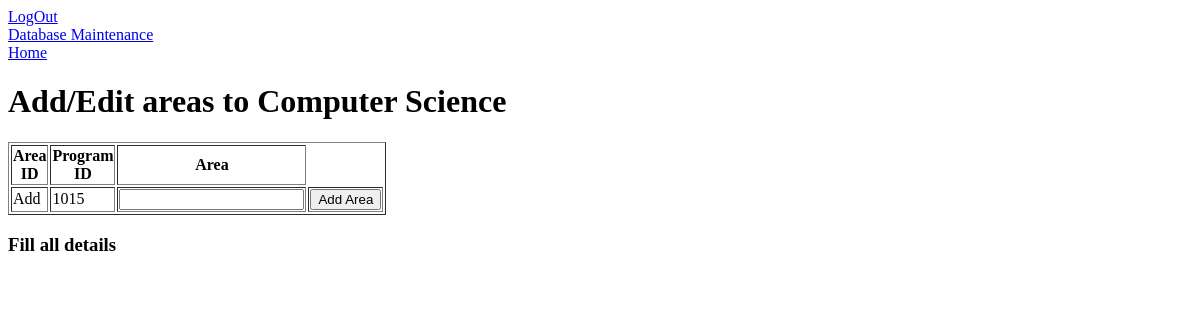
The page /add_update_area_program/1015/False (signed in) on the database as committed earlier.
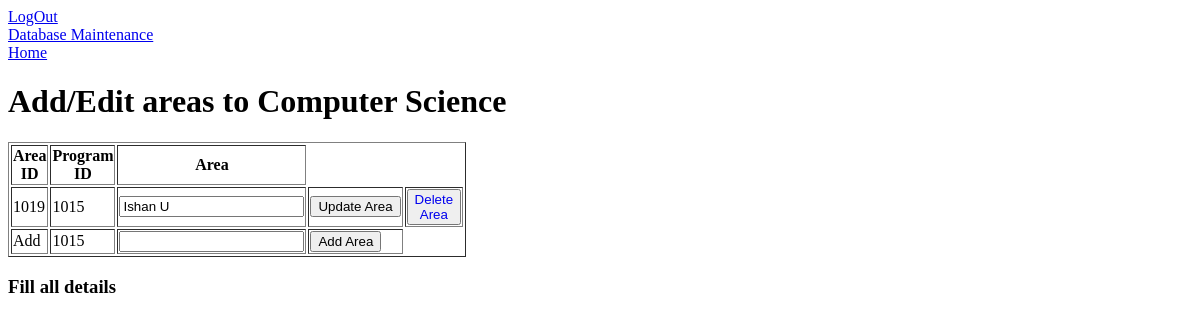
The same page on the database as committed later.
### tables this page shows
CREATE TABLE `programs` ( `prog_id` integer PRIMARY KEY AUTOINCREMENT, `program` varchar(32) NOT NULL, `program_release` varchar(32) NOT NULL, `program_version` varchar(32) NOT NULL);

CREATE TABLE `areas` ( `area_id` integer NOT NULL PRIMARY KEY AUTOINCREMENT, `prog_id` int(11) NOT NULL, `area` varchar(32) NOT NULL, FOREIGN KEY (`prog_id`) REFERENCES `programs` (`prog_id`) );

### app.py (the view)
@app.route("/add_update_area_program/<prog_id>/", defaults={'condition1': 'false'})
@app.route("/add_update_area_program/<prog_id>/<condition1>", methods=["GET"])
def add_update_area_program(prog_id,condition1=False):
    if "loggedin" not in session:
        return render_template("login.html")
    if request.method == "GET":
        db = get_db()
        cur = db.execute(f"select * from areas where prog_id='{prog_id}'")
        data = cur.fetchall()
        cur1 = db.execute(f"select program from programs where prog_id='{prog_id}'")
        name = cur1.fetchall()
        program_name = None
        if name:
            program_name = name[0][0]
        return render_template("update_area_id.html",data=data,prog_id=prog_id,name=program_name,condition1=condition1)

### app.py (called while the page is built)
def connect_db():
    sql = sqlite3.connect('/Users/ishanunnarkar/Desktop/Projects/Bug_Hound-Project-main/server/db/bughound.db')
    sql.row_factory = sqlite3.Row
    return sql

def get_db():
    if not hasattr(g,"sqlite3"):
        g.sqlite_db = connect_db()
    return g.sqlite_db

### templates/update_area_id.html (shortened to what this page needs)
<!DOCTYPE html>
<html lang="en">
<head>
</head>
<body>
    <a href="{{url_for('logout')}}">LogOut</a>
    <br/>
    <a href="{{url_for('database_maintenance')}}">Database Maintenance</a>
    <br/>
    <a href="{{url_for('index_page')}}">Home</a>
    <table style="width:25%", border="1">
    <h1>Add/Edit areas to {{name}} </h1>
    <tr>
        <th>Area ID</th>
        <th>Program ID</th>
        <th>Area</th>
    </tr>
    {% for area in data %}
            <tr>
                <td>{{ area[0] }}</td>
                <td>{{ area[1] }} </td>
                <form action="{{url_for('update_area_program',area_id=area[0],prog_id=prog_id)}}" method="POST">
                    <td><input id="area_edit" name="area_edit" value="{{area[2]}}"></td>
                    <td><input type="submit" class="btn" value="Update Area"></td>
                </form>
                <td><button><a style="text-decoration:None;width:25px" href="{{url_for('delete_area',area_id=area[0],prog_id=prog_id)}}">Delete Area</a></button></td>
            </tr>
    {% endfor %}
    <tr>
        <td>Add</td>
        <td>{{prog_id}}</td>
        <form action="{{url_for('add_area_program',prog_id=prog_id)}}" method="POST">
        <td><input id="area_edit" name="area_edit"></td>
        <td><input type="submit" class="btn" value="Add Area"></td>
    </form>
    </tr>
    </table>
    {% if condition1 %}
    <h3>Fill all details</h3>
    {% endif %}
</body>
</html>

Rows that differ between the two databases and show on the page:
added areas: area_id "1019", prog "1015", area_edit "Ishan U"
